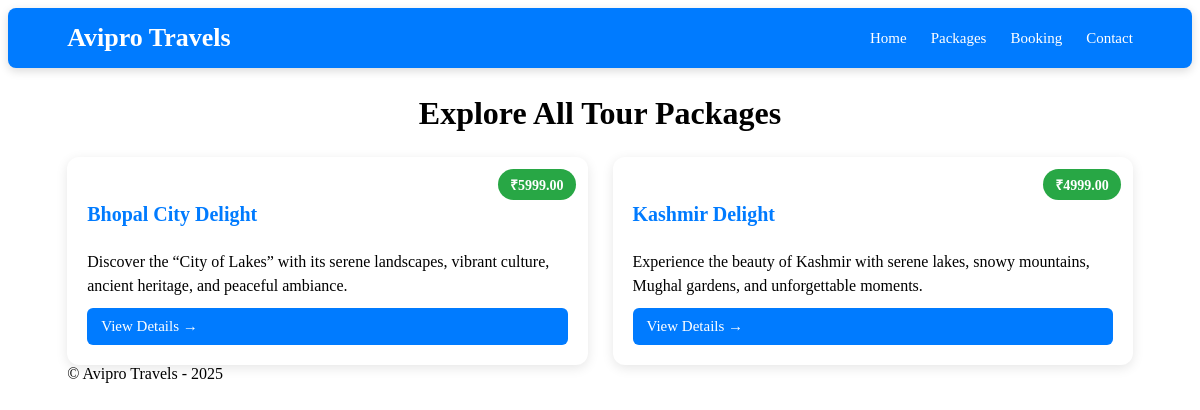
Page /public/packages.php on the committed database.
### tables this page shows
CREATE TABLE `site_settings` (
  `id` int(11) NOT NULL,
  `meta_key` varchar(100) NOT NULL,
  `meta_value` longtext DEFAULT NULL,
  `updated_at` timestamp NOT NULL DEFAULT current_timestamp() ON UPDATE current_timestamp()
);

CREATE TABLE `packages` (
  `id` int(11) NOT NULL,
  `title` varchar(255) NOT NULL,
  `slug` varchar(255) NOT NULL,
  `short_desc` text DEFAULT NULL,
  `description` text DEFAULT NULL,
  `price` decimal(10,2) DEFAULT 0.00,
  `duration` varchar(100) DEFAULT NULL,
  `itinerary` text DEFAULT NULL,
  `highlights` text DEFAULT NULL,
  `created_at` timestamp NOT NULL DEFAULT current_timestamp(),
  `updated_at` timestamp NOT NULL DEFAULT current_timestamp() ON UPDATE current_timestamp(),
  `active` tinyint(1) DEFAULT 1
);

### public/packages.php (the view, shortened to what this page needs)
<?php
require_once __DIR__ . '/../includes/header.php';
$pdo = getPDO();
$packages = $pdo->query("
    SELECT id, title, slug, short_desc, price
    FROM packages
    WHERE active = 1
    ORDER BY created_at DESC
")->fetchAll();
$base = "/avipro_travels/public";
?>
<h2>Explore All Tour Packages</h2>
<div class="packages-grid">
<?php foreach ($packages as $p): ?>
    <div class="pkg">
        <span class="price-tag">₹<?= htmlspecialchars($p['price']) ?></span>
        <h4><?= htmlspecialchars($p['title']) ?></h4>
        <p><?= htmlspecialchars($p['short_desc']) ?></p>
        <a href="<?= $base ?>/package.php?slug=<?= urlencode($p['slug']) ?>">
            View Details →
        </a>
    </div>
<?php endforeach; ?>
</div>
<?php require_once __DIR__ . '/../includes/footer.php'; ?>

### includes/header.php (shortened to what this page needs)
<?php
$pdo = getPDO();
$siteTitle = "Avipro Travels";
$stmt = $pdo->prepare("SELECT meta_value FROM site_settings WHERE meta_key='site_title' LIMIT 1");
$stmt->execute();
$row = $stmt->fetch();
if ($row) $siteTitle = $row["meta_value"];
$base = "/avipro_travels/public";
?>
<!DOCTYPE html>
<html>
<head>
</head>
<body>
<header class="site-header">
  <div class="container">
    <h1><?= htmlspecialchars($siteTitle) ?></h1>
    <nav>
      <a href="<?= $base ?>/index.php">Home</a>
      <a href="<?= $base ?>/packages.php">Packages</a>
      <a href="<?= $base ?>/booking.php">Booking</a>
      <a href="<?= $base ?>/contact.php">Contact</a>
    </nav>
  </div>
</header>
<main class="container">

### includes/header.php (style rules this page uses)
.site-header { background: #007bff; padding: 15px 0; color: #fff; box-shadow: 0 3px 10px rgba(0,0,0,0.15); border-radius: 8px; margin-bottom: 25px; }
.site-header .container { width: 90%; max-width: 1300px; margin: auto; display: flex; justify-content: space-between; align-items: center; }
.site-header h1 { font-size: 26px; font-weight: 600; margin: 0; }
.site-header nav a { color: #fff; text-decoration: none; font-size: 15px; margin-left: 20px; font-weight: 500; transition: 0.3s; }
.container { width: 90%; max-width: 1300px; margin: auto; }

### public/packages.php (style rules this page uses)
h2 { text-align: center; margin-bottom: 20px; font-size: 32px; }
.packages-grid { margin-top: 25px; display: grid; grid-template-columns: repeat(auto-fit, minmax(280px, 1fr)); gap: 25px; }
.pkg { background: #fff; border-radius: 12px; padding: 20px; box-shadow: 0 3px 12px rgba(0,0,0,0.1); transition: 0.3s ease; display: flex; flex-direction: column; position: relative; }
.pkg h4 { font-size: 20px; color: #007bff; margin-bottom: 8px; }
.pkg p { margin-bottom: 10px; line-height: 1.5; }
.pkg a { margin-top: auto; display: inline-block; background: #007bff; color: #fff; padding: 10px 14px; border-radius: 6px; text-decoration: none; font-size: 15px; transition: 0.3s; }
.price-tag { position: absolute; top: 12px; right: 12px; background: #28a745; padding: 6px 12px; border-radius: 50px; color: white; font-size: 14px; font-weight: 600; }

### rows in the picture
site_settings: meta_value "Avipro Travels"
packages: price "5999.00", title "Bhopal City Delight", short_desc "Discover the “City of Lakes” with its serene landscapes, vibrant culture, ancient heritage, and peaceful ambiance."
packages: price "4999.00", title "Kashmir Delight", short_desc "Experience the beauty of Kashmir with serene lakes, snowy mountains, Mughal gardens, and unforgettable moments."
